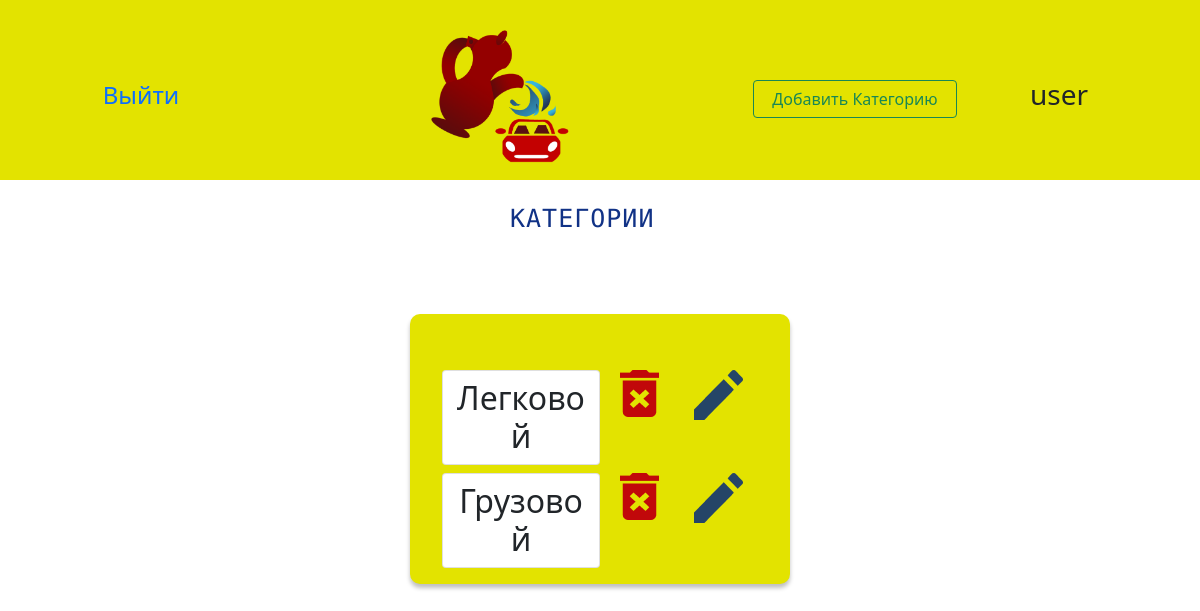
Screenshot of /category_list/ (signed in) with the database file from the repository.
### kumgan/models.py (models this page shows, shortened)
class Category_Transport(models.Model):
    type_of_car = models.CharField(max_length=20)
    class Meta:
        verbose_name = 'Category_Transport'
        verbose_name_plural = 'Category_Transports'

### kumgan/views.py (the view)
# urls.py: path('category_list/', views.CategoryListView.as_view(), name='category_list'),
class CategoryListView(ListView):
    model = Category_Transport
    template_name = 'kumgan/category_list.html'

### kumgan/templates/kumgan/category_list.html (shortened to what this page needs)
{% extends 'kumgan/base.html' %}
{% load crispy_forms_filters %}
{% load static %}
{% load crispy_forms_tags %}
{% block header %}
<header class="header_bg">
<span class="container">
    <div class="row text-center justify-content-center align-items-center">
        <a class="col-2" href="{% url 'kumgan:signout' %}">
        <h4>Выйти</h4> </a>
        <a href="{% url 'kumgan:home'%}" class="col-5">
           <img src="{% static 'kumgan/images/header_logo.png' %}" height="150px" alt="logo"/>
        </a>
         <a href="{% url 'kumgan:category_create' %}" type="button" class="btn btn-outline-success col-2">Добавить Категорию</a>
        <h3 class="col-2">{{user.get_username}}</h3>
    </div>
</span>
</header>
{% endblock header %}
{% block title_page %}
    <span class="container">
    <div class="row text-center justify-content-center">
        <h2 class="col-2 title_of_page">Категории</h2>
    </div>
    </span>
{% endblock title_page %}
{% block content %}
    <div class="container pt-5 ">
        <div class="row justify-content-center text-center">
            <div class="col-4 border_time_date_card">
                <form class="pt-5" method="post">
                    <div class="container">
                        <div class="row justify-content-center p-2">
                            {% for i in object_list %}
                             <h2 class="col-6 p-2 card">{{ i.type_of_car }}</h2>
                                <a href="{% url 'kumgan:category_delete' i.id %}" class="col-3">
                                <img class="img-fluid" alt="__" src="{% static 'kumgan/images/trash.png' %}">
                                </a>
                                <a href="{% url 'kumgan:category_update' i.id %}" class="col-3">
                                <img class="img-fluid" alt="__" src="{% static 'kumgan/images/edit.png' %}">
                                </a>
                                {% empty %}
                          <h2 class="col-8 p-2 card"> Нет категорий</h2>
                            {% endfor %}
                        </div>
                    </div>
                </form>
            </div>
        </div>
    </div>
{%  endblock content %}

### kumgan/static/kumgan/css/base.css (style rules this page uses)
body { padding: 0; margin: 0; }
.header_bg { background-color: #E3E300; width: 100%; height: 180px; }
a { text-decoration: none; }
.title_of_page { font-family: 'Rubik Mono One', sans-serif; font-style: normal; font-weight: 400; font-size: 25px; line-height: 30px; display: flex; letter-spacing: 0.04em; text-decoration: none; text-transform: uppercase; color: #113286; }
.border_time_date_card { background: #E3E300; box-shadow: 0 4px 4px rgba(0, 0, 0, 0.25); border-radius: 10px; }

### rows the page displays
Category_Transport: type_of_car "Легковой"
Category_Transport: type_of_car "Грузовой"

### other values shown
{{ user.get_username }} "user"
